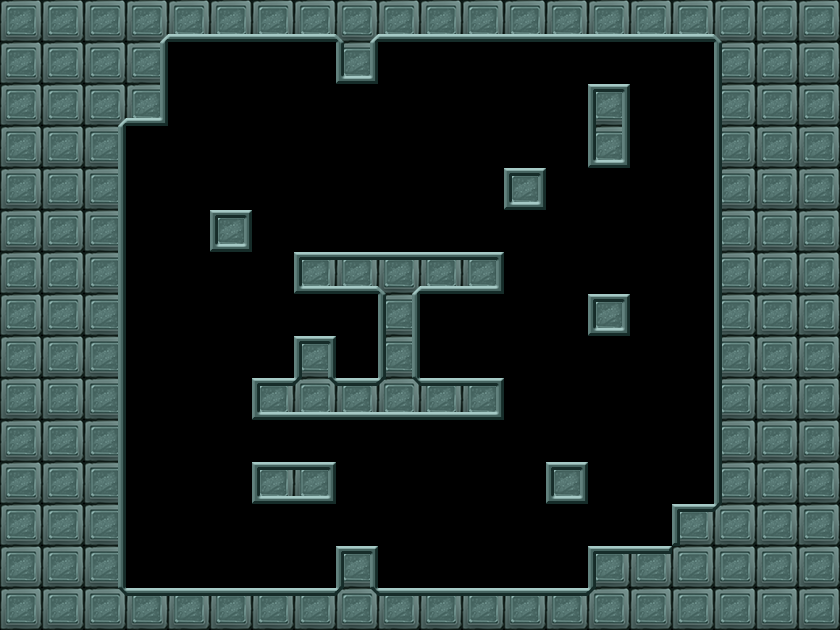

Below is a game level as drawn by its tile map, then a one-line description and the .tmx that defines it (tile-layer data replaced by summaries):
An orthogonal 20x15 tile map with 42x42 px tiles, 1 tile layer (map) and 23 objects (10x fnl, 2x nl, 2x dec_oneBox, 2x dec_yuantong, 2x nlt, ...).

<map version="1.0" orientation="orthogonal" width="20" height="15" tilewidth="42" tileheight="42">
 <tileset firstgid="1" name="level24" tilewidth="42" tileheight="42">
  <image source="level24.png" width="840" height="630" />
  <tile id="24">
   <properties>
    <property name="tag" value="1" />
   </properties>
  </tile>
 </tileset>
 <layer name="map" width="20" height="15">
  <data>[300 cells, 300 non-empty, 161 distinct tile ids]</data>
 </layer>
 <objectgroup name="data" width="20" height="15">
  <object name="fnl" x="126" y="546" width="42" height="42" />
  <object name="fnl" x="168" y="546" width="42" height="42" />
  <object name="fnl" x="210" y="546" width="42" height="42" />
  <object name="fnl" x="252" y="546" width="42" height="42" />
  <object name="fnl" x="294" y="546" width="42" height="42" />
  <object name="fnl" x="378" y="546" width="42" height="42" />
  <object name="fnl" x="420" y="546" width="42" height="42" />
  <object name="fnl" x="462" y="546" width="42" height="42" />
  <object name="fnl" x="504" y="546" width="42" height="42" />
  <object name="fnl" x="546" y="546" width="42" height="42" />
  <object name="nl" x="168" y="336" width="42" height="42" />
  <object name="nl" x="630" y="210" width="42" height="42">
   <properties>
    <property name="dir" value="3" />
   </properties>
  </object>
  <object name="dec_oneBox" x="252" y="420" width="42" height="42">
   <properties>
    <property name="any" value="0" />
   </properties>
  </object>
  <object name="dec_oneBox" x="630" y="504" width="42" height="42">
   <properties>
    <property name="any" value="0" />
   </properties>
  </object>
  <object name="dec_yuantong" x="294" y="210" width="42" height="42">
   <properties>
    <property name="any" value="0" />
   </properties>
  </object>
  <object name="dec_yuantong" x="462" y="210" width="42" height="42">
   <properties>
    <property name="any" value="0" />
   </properties>
  </object>
  <object name="nlt" x="294" y="42" width="42" height="42">
   <properties>
    <property name="any" value="0" />
    <property name="dir" value="3" />
    <property name="dir1" value="2" />
   </properties>
  </object>
  <object name="nlt" x="420" y="294" width="42" height="42">
   <properties>
    <property name="any" value="0" />
    <property name="dir" value="2" />
    <property name="dir1" value="4" />
   </properties>
  </object>
  <object name="dec_tong" x="252" y="336" width="42" height="42">
   <properties>
    <property name="any" value="0" />
   </properties>
  </object>
  <object name="dec_tong" x="672" y="462" width="42" height="42">
   <properties>
    <property name="any" value="0" />
   </properties>
  </object>
  <object name="dec_shiyan" x="588" y="504" width="42" height="42">
   <properties>
    <property name="any" value="0" />
   </properties>
  </object>
  <object name="emy_lang" x="336" y="336" width="42" height="42" />
  <object name="na" x="336" y="210" width="42" height="42" />
 </objectgroup>
</map>
